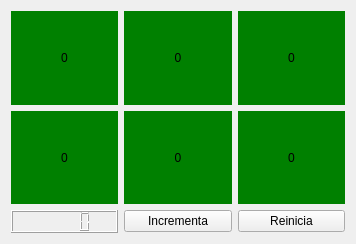
<?xml version="1.0" encoding="UTF-8"?>
<ui version="4.0">
 <class>Abacus</class>
 <widget class="QWidget" name="Abacus">
  <property name="geometry">
   <rect>
    <x>0</x>
    <y>0</y>
    <width>356</width>
    <height>244</height>
   </rect>
  </property>
  <property name="windowTitle">
   <string>Form</string>
  </property>
  <layout class="QGridLayout" name="gridLayout">
   <item row="0" column="0">
    <layout class="QVBoxLayout" name="verticalLayout">
     <item>
      <layout class="QHBoxLayout" name="horizontalLayout">
       <item>
        <widget class="MyLabel" name="decena1">
         <property name="styleSheet">
          <string notr="true">background-color:green</string>
         </property>
         <property name="text">
          <string>0</string>
         </property>
         <property name="alignment">
          <set>Qt::AlignCenter</set>
         </property>
        </widget>
       </item>
       <item>
        <widget class="MyLabel" name="decena2">
         <property name="styleSheet">
          <string notr="true">background-color:green</string>
         </property>
         <property name="text">
          <string>0</string>
         </property>
         <property name="alignment">
          <set>Qt::AlignCenter</set>
         </property>
        </widget>
       </item>
       <item>
        <widget class="MyLabel" name="decena3">
         <property name="styleSheet">
          <string notr="true">background-color:green</string>
         </property>
         <property name="text">
          <string>0</string>
         </property>
         <property name="alignment">
          <set>Qt::AlignCenter</set>
         </property>
        </widget>
       </item>
      </layout>
     </item>
     <item>
      <layout class="QHBoxLayout" name="horizontalLayout_2">
       <item>
        <widget class="MyLabel" name="unitat1">
         <property name="styleSheet">
          <string notr="true">background-color:green</string>
         </property>
         <property name="text">
          <string>0</string>
         </property>
         <property name="alignment">
          <set>Qt::AlignCenter</set>
         </property>
        </widget>
       </item>
       <item>
        <widget class="MyLabel" name="unitat2">
         <property name="styleSheet">
          <string notr="true">background-color:green</string>
         </property>
         <property name="text">
          <string>0</string>
         </property>
         <property name="alignment">
          <set>Qt::AlignCenter</set>
         </property>
        </widget>
       </item>
       <item>
        <widget class="MyLabel" name="unitat3">
         <property name="styleSheet">
          <string notr="true">background-color:green</string>
         </property>
         <property name="text">
          <string>0</string>
         </property>
         <property name="alignment">
          <set>Qt::AlignCenter</set>
         </property>
        </widget>
       </item>
      </layout>
     </item>
     <item>
      <layout class="QHBoxLayout" name="horizontalLayout_3">
       <item>
        <widget class="MyLCDNumber" name="lcdNumber"/>
       </item>
       <item>
        <widget class="QPushButton" name="Incrementa">
         <property name="text">
          <string>Incrementa</string>
         </property>
        </widget>
       </item>
       <item>
        <widget class="QPushButton" name="reinicia">
         <property name="text">
          <string>Reinicia</string>
         </property>
        </widget>
       </item>
      </layout>
     </item>
    </layout>
   </item>
  </layout>
 </widget>
 <customwidgets>
  <customwidget>
   <class>MyLCDNumber</class>
   <extends>QLCDNumber</extends>
   <header>MyLCDNumber.h</header>
   <slots>
    <slot>suma()</slot>
    <slot>reset()</slot>
    <slot>representacio()</slot>
   </slots>
  </customwidget>
  <customwidget>
   <class>MyLabel</class>
   <extends>QLabel</extends>
   <header>MyLabel.h</header>
   <slots>
    <signal>next()</signal>
    <signal>limpia()</signal>
    <signal>siguiente()</signal>
    <signal>borrar()</signal>
    <slot>suma()</slot>
    <slot>reset()</slot>
    <slot>incCotxe()</slot>
    <slot>incMoto()</slot>
    <slot>incCamio()</slot>
    <slot>obrir()</slot>
    <slot>tancar()</slot>
    <slot>incrementar()</slot>
   </slots>
  </customwidget>
 </customwidgets>
 <resources/>
 <connections>
  <connection>
   <sender>Incrementa</sender>
   <signal>clicked()</signal>
   <receiver>unitat3</receiver>
   <slot>incrementar()</slot>
   <hints>
    <hint type="sourcelabel">
     <x>211</x>
     <y>191</y>
    </hint>
    <hint type="destinationlabel">
     <x>289</x>
     <y>141</y>
    </hint>
   </hints>
  </connection>
  <connection>
   <sender>Incrementa</sender>
   <signal>clicked()</signal>
   <receiver>lcdNumber</receiver>
   <slot>representacio()</slot>
   <hints>
    <hint type="sourcelabel">
     <x>145</x>
     <y>193</y>
    </hint>
    <hint type="destinationlabel">
     <x>105</x>
     <y>183</y>
    </hint>
   </hints>
  </connection>
  <connection>
   <sender>reinicia</sender>
   <signal>clicked()</signal>
   <receiver>lcdNumber</receiver>
   <slot>reset()</slot>
   <hints>
    <hint type="sourcelabel">
     <x>251</x>
     <y>204</y>
    </hint>
    <hint type="destinationlabel">
     <x>100</x>
     <y>217</y>
    </hint>
   </hints>
  </connection>
  <connection>
   <sender>unitat3</sender>
   <signal>siguiente()</signal>
   <receiver>unitat2</receiver>
   <slot>incrementar()</slot>
   <hints>
    <hint type="sourcelabel">
     <x>261</x>
     <y>112</y>
    </hint>
    <hint type="destinationlabel">
     <x>207</x>
     <y>112</y>
    </hint>
   </hints>
  </connection>
  <connection>
   <sender>unitat2</sender>
   <signal>siguiente()</signal>
   <receiver>unitat1</receiver>
   <slot>incrementar()</slot>
   <hints>
    <hint type="sourcelabel">
     <x>146</x>
     <y>114</y>
    </hint>
    <hint type="destinationlabel">
     <x>106</x>
     <y>114</y>
    </hint>
   </hints>
  </connection>
  <connection>
   <sender>unitat1</sender>
   <signal>siguiente()</signal>
   <receiver>decena3</receiver>
   <slot>incrementar()</slot>
   <hints>
    <hint type="sourcelabel">
     <x>113</x>
     <y>89</y>
    </hint>
    <hint type="destinationlabel">
     <x>280</x>
     <y>71</y>
    </hint>
   </hints>
  </connection>
  <connection>
   <sender>decena3</sender>
   <signal>siguiente()</signal>
   <receiver>decena2</receiver>
   <slot>incrementar()</slot>
   <hints>
    <hint type="sourcelabel">
     <x>242</x>
     <y>48</y>
    </hint>
    <hint type="destinationlabel">
     <x>202</x>
     <y>45</y>
    </hint>
   </hints>
  </connection>
  <connection>
   <sender>decena2</sender>
   <signal>siguiente()</signal>
   <receiver>decena1</receiver>
   <slot>incrementar()</slot>
   <hints>
    <hint type="sourcelabel">
     <x>141</x>
     <y>48</y>
    </hint>
    <hint type="destinationlabel">
     <x>104</x>
     <y>48</y>
    </hint>
   </hints>
  </connection>
  <connection>
   <sender>reinicia</sender>
   <signal>clicked()</signal>
   <receiver>unitat3</receiver>
   <slot>reset()</slot>
   <hints>
    <hint type="sourcelabel">
     <x>317</x>
     <y>194</y>
    </hint>
    <hint type="destinationlabel">
     <x>317</x>
     <y>130</y>
    </hint>
   </hints>
  </connection>
  <connection>
   <sender>unitat3</sender>
   <signal>borrar()</signal>
   <receiver>unitat2</receiver>
   <slot>reset()</slot>
   <hints>
    <hint type="sourcelabel">
     <x>249</x>
     <y>133</y>
    </hint>
    <hint type="destinationlabel">
     <x>217</x>
     <y>133</y>
    </hint>
   </hints>
  </connection>
  <connection>
   <sender>unitat2</sender>
   <signal>borrar()</signal>
   <receiver>unitat1</receiver>
   <slot>reset()</slot>
   <hints>
    <hint type="sourcelabel">
     <x>126</x>
     <y>126</y>
    </hint>
    <hint type="destinationlabel">
     <x>100</x>
     <y>127</y>
    </hint>
   </hints>
  </connection>
  <connection>
   <sender>unitat1</sender>
   <signal>borrar()</signal>
   <receiver>decena3</receiver>
   <slot>reset()</slot>
   <hints>
    <hint type="sourcelabel">
     <x>89</x>
     <y>114</y>
    </hint>
    <hint type="destinationlabel">
     <x>302</x>
     <y>67</y>
    </hint>
   </hints>
  </connection>
  <connection>
   <sender>decena3</sender>
   <signal>borrar()</signal>
   <receiver>decena2</receiver>
   <slot>reset()</slot>
   <hints>
    <hint type="sourcelabel">
     <x>253</x>
     <y>72</y>
    </hint>
    <hint type="destinationlabel">
     <x>190</x>
     <y>70</y>
    </hint>
   </hints>
  </connection>
  <connection>
   <sender>decena2</sender>
   <signal>borrar()</signal>
   <receiver>decena1</receiver>
   <slot>reset()</slot>
   <hints>
    <hint type="sourcelabel">
     <x>144</x>
     <y>67</y>
    </hint>
    <hint type="destinationlabel">
     <x>114</x>
     <y>66</y>
    </hint>
   </hints>
  </connection>
 </connections>
</ui>
